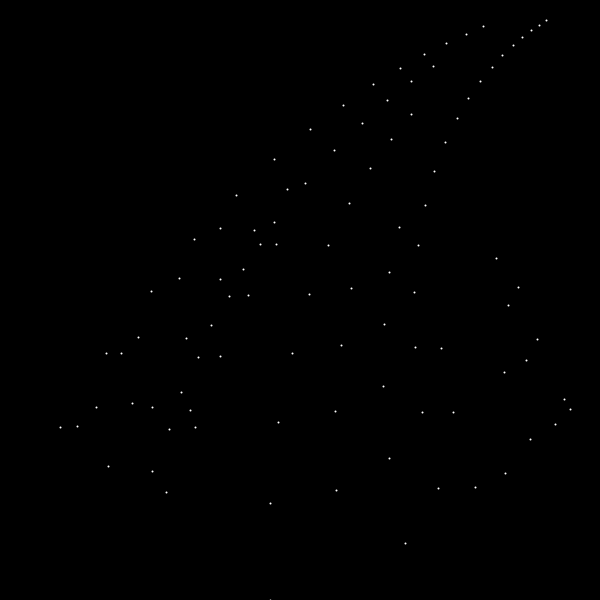
Frame 1 (no input)
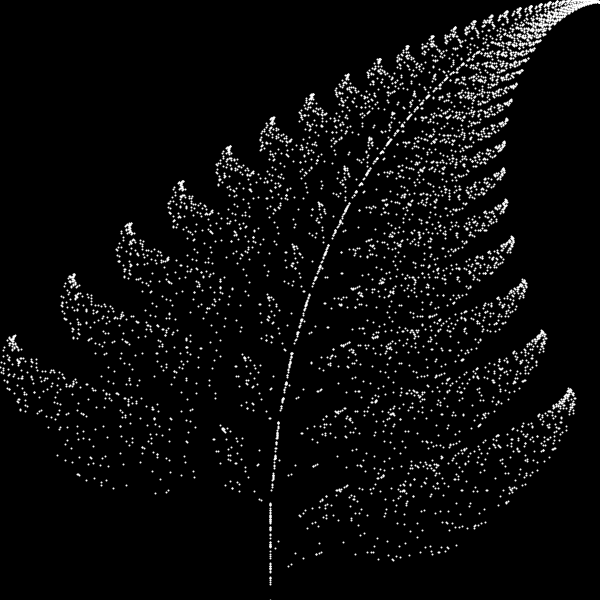
Frame 60 (the mouse pressed at the canvas centre just before this capture)
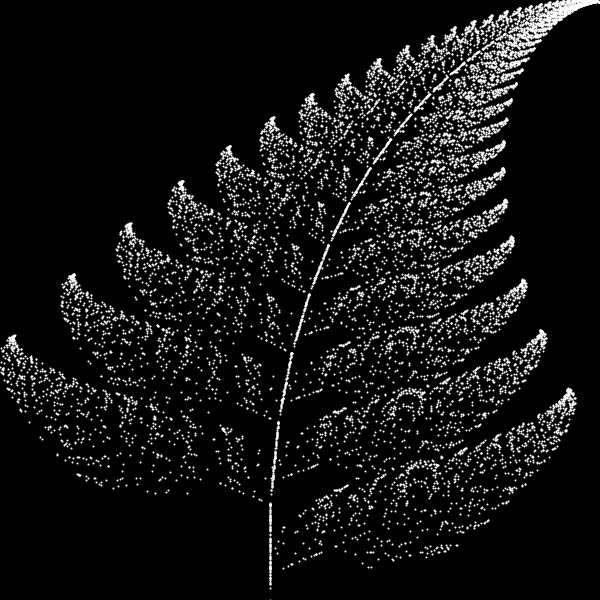
Frame 120 (the mouse held since frame 60 and released just before this capture)

The Processing sketch that drew these frames (run headless with seeded random() and noise(); from frame 60 on, the mouse is pressed at the canvas centre):

// Processing sketch: barnsley_fern
// ── barnsley_fern.pde
PVector p = new PVector();
float[][] F1 = {{0.00, 0.00}, {0.00, 0.16}};
float[][] F2 = {{0.85, 0.04}, {-0.04, 0.85}};
float[][] F3 = {{0.20, -0.26}, {0.23, 0.22}};
float[][] F4 = {{-0.15, 0.28}, {0.26, 0.24}};
float[][] C1 = {{0.00}, {0, 0}};
float[][] C2 = {{0.00}, {1.6}};
float[][] C3 = {{0.00}, {1.6}};
float[][] C4 = {{0.00}, {0.44}};

void setup() {
  size(600, 600);
  background(0);
  frameRate(1000000);
}


void draw() {
  //background(0);
  //translate(width / 2, height / 2);

  stroke(255);
  strokeWeight(2);
  for (int i = 0; i < 100; i += 1) {
    float x = map(p.x, -2.1820, 2.6558, 0, width);
    float y = map(p.y, 0, 9.9983, height, 0);
    point(x, y);
    float r = random(1);

    if (r <= 0.01) { //1 %
      p = f(p, F1, C1);
    } else if (r > 0.01 && r <= 0.07) {
      p = f(p, F3, C3);
    } else if (r > 0.07 && r < 0.15) {
      p = f(p, F4, C4);
    } else {
      p = f(p, F2, C2);
    }
  }

  //print(p);
}


PVector f(PVector pv, float[][] F, float[][] C) {

  float x = pv.x;
  float y = pv.y;

  pv.x = F[0][0] * x + F[0][1] * y + C[0][0];
  pv.y = F[1][0] * x + F[1][1] * y + C[1][0];


  return pv;
}
